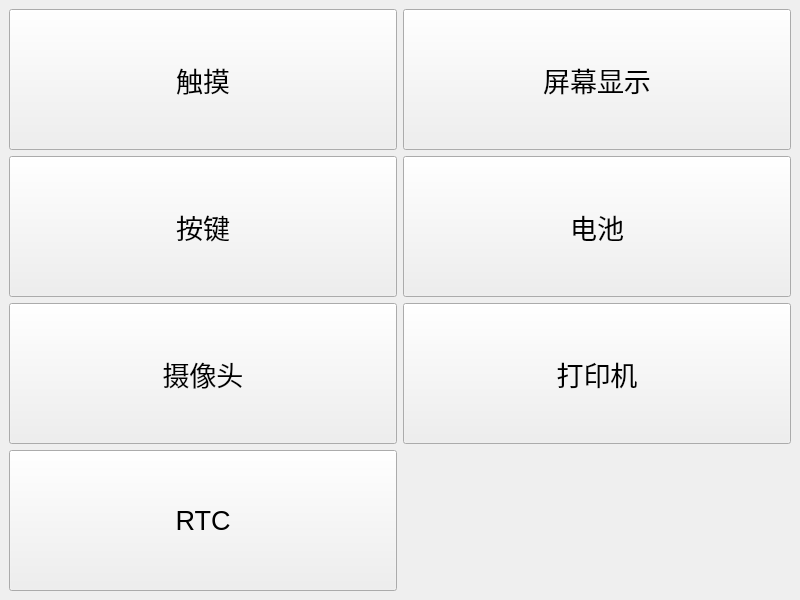
<?xml version="1.0" encoding="UTF-8"?>
<ui version="4.0">
 <class>MainWindow</class>
 <widget class="QMainWindow" name="MainWindow">
  <property name="geometry">
   <rect>
    <x>0</x>
    <y>0</y>
    <width>800</width>
    <height>600</height>
   </rect>
  </property>
  <property name="windowTitle">
   <string>FactoryTest</string>
  </property>
  <widget class="QWidget" name="centralwidget">
   <layout class="QGridLayout" name="gridLayout">
    <item row="1" column="1">
     <widget class="QPushButton" name="btn_battery_test">
      <property name="sizePolicy">
       <sizepolicy hsizetype="Expanding" vsizetype="Expanding">
        <horstretch>0</horstretch>
        <verstretch>0</verstretch>
       </sizepolicy>
      </property>
      <property name="font">
       <font>
        <pointsize>20</pointsize>
       </font>
      </property>
      <property name="text">
       <string>电池</string>
      </property>
     </widget>
    </item>
    <item row="0" column="1">
     <widget class="QPushButton" name="btn_lcd_test">
      <property name="sizePolicy">
       <sizepolicy hsizetype="Expanding" vsizetype="Expanding">
        <horstretch>0</horstretch>
        <verstretch>0</verstretch>
       </sizepolicy>
      </property>
      <property name="font">
       <font>
        <pointsize>20</pointsize>
       </font>
      </property>
      <property name="text">
       <string>屏幕显示</string>
      </property>
     </widget>
    </item>
    <item row="1" column="0">
     <widget class="QPushButton" name="btn_keyboard_test">
      <property name="sizePolicy">
       <sizepolicy hsizetype="Expanding" vsizetype="Expanding">
        <horstretch>0</horstretch>
        <verstretch>0</verstretch>
       </sizepolicy>
      </property>
      <property name="font">
       <font>
        <pointsize>20</pointsize>
       </font>
      </property>
      <property name="text">
       <string>按键</string>
      </property>
     </widget>
    </item>
    <item row="2" column="0">
     <widget class="QPushButton" name="btn_camera_test">
      <property name="sizePolicy">
       <sizepolicy hsizetype="Expanding" vsizetype="Expanding">
        <horstretch>0</horstretch>
        <verstretch>0</verstretch>
       </sizepolicy>
      </property>
      <property name="font">
       <font>
        <pointsize>20</pointsize>
       </font>
      </property>
      <property name="text">
       <string>摄像头</string>
      </property>
     </widget>
    </item>
    <item row="0" column="0">
     <widget class="QPushButton" name="btn_tp_test">
      <property name="sizePolicy">
       <sizepolicy hsizetype="Expanding" vsizetype="Expanding">
        <horstretch>0</horstretch>
        <verstretch>0</verstretch>
       </sizepolicy>
      </property>
      <property name="font">
       <font>
        <pointsize>20</pointsize>
       </font>
      </property>
      <property name="text">
       <string>触摸</string>
      </property>
     </widget>
    </item>
    <item row="2" column="1">
     <widget class="QPushButton" name="btn_printer_test">
      <property name="sizePolicy">
       <sizepolicy hsizetype="Expanding" vsizetype="Expanding">
        <horstretch>0</horstretch>
        <verstretch>0</verstretch>
       </sizepolicy>
      </property>
      <property name="font">
       <font>
        <pointsize>20</pointsize>
       </font>
      </property>
      <property name="text">
       <string>打印机</string>
      </property>
     </widget>
    </item>
    <item row="3" column="0">
     <widget class="QPushButton" name="btn_rtc_test">
      <property name="sizePolicy">
       <sizepolicy hsizetype="Expanding" vsizetype="Expanding">
        <horstretch>0</horstretch>
        <verstretch>0</verstretch>
       </sizepolicy>
      </property>
      <property name="font">
       <font>
        <pointsize>20</pointsize>
       </font>
      </property>
      <property name="text">
       <string>RTC</string>
      </property>
     </widget>
    </item>
   </layout>
  </widget>
 </widget>
 <resources/>
 <connections/>
</ui>
